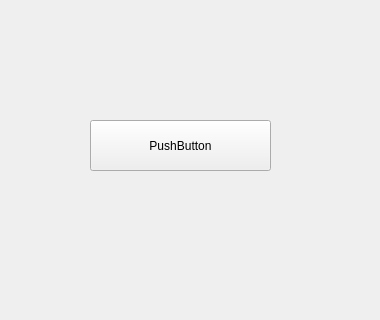
<?xml version="1.0" encoding="UTF-8"?>
<ui version="4.0">
 <class>Frame</class>
 <widget class="QFrame" name="Frame">
  <property name="geometry">
   <rect>
    <x>0</x>
    <y>0</y>
    <width>380</width>
    <height>320</height>
   </rect>
  </property>
  <property name="windowTitle">
   <string>Frame</string>
  </property>
  <widget class="QPushButton" name="pushButton">
   <property name="geometry">
    <rect>
     <x>90</x>
     <y>120</y>
     <width>181</width>
     <height>51</height>
    </rect>
   </property>
   <property name="text">
    <string>PushButton</string>
   </property>
  </widget>
 </widget>
 <resources/>
 <connections/>
</ui>
